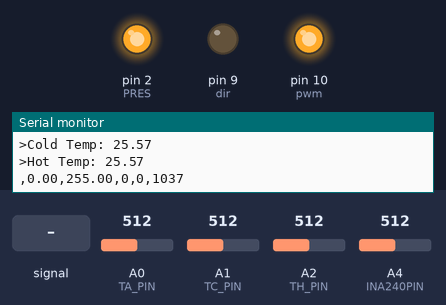
Simulated run of this sketch. Board: Arduino Uno, built with avr-gcc and run on an emulated ATmega328P. Shown: output pins drawn as LEDs (lit = HIGH), the last lines printed to the serial monitor. The test bench sets the inputs (shaded band); at power-on: A2 (TH_PIN) = 512, A1 (TC_PIN) = 512, A0 (TA_PIN) = 512, A4 (INA240PIN) = 512.

Above: at 1.2 s.
1.3 s: A1 (TC_PIN) fed a 2 Hz sine of ±306 counts around its level
At 3.19 s:
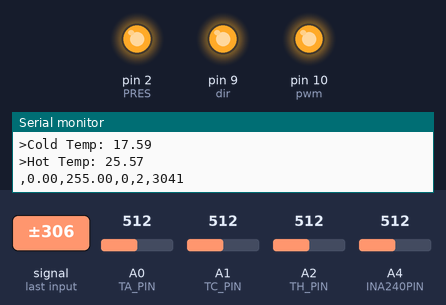
4.3 s: A1 (TC_PIN) fed a 50 Hz sine of ±306 counts around its level
At 5.76 s:
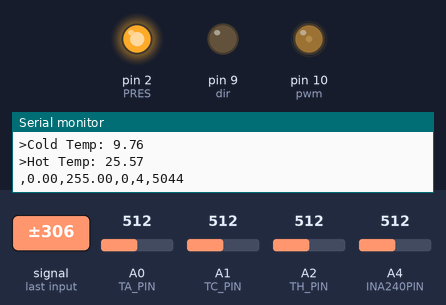
7.3 s: A2 (TH_PIN) set to 716
10.3 s: A1 (TC_PIN) set to 716
At 10.8 s:
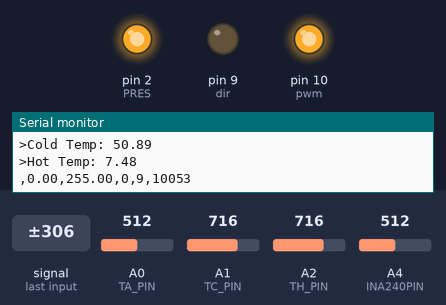
11.8 s: A1 (TC_PIN) set to 992
At 12.4 s:
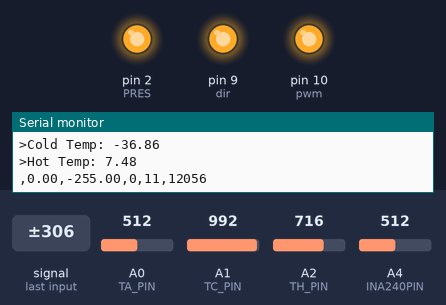
13.3 s: A1 (TC_PIN) set to 306
At 14.1 s:
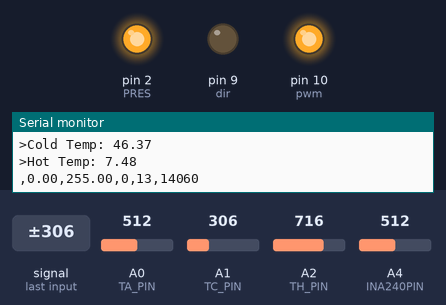
Timing chart, 0 to 15.8 s (numbered marks = the images above; inputs shaded):
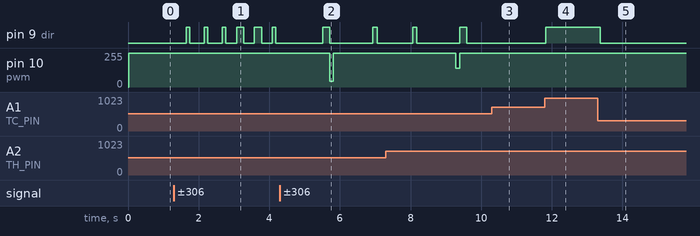

The sketch:

PELTIER_PID.ino
```cpp
#include <Arduino.h>
#include <PWM.h>
#include <string.h>
#include <pgmspace.h>
#include <PID_v1.h>

int TA_PIN = A0;
int TC_PIN = A1;
int TH_PIN = A2;

#define NUMSAMPLES_VREF 50
#define INA240PIN A4
#define R_SENSE 0.005
#define GAIN 50

uint8_t pwm = 10; // pin 10 as pwm
int32_t frequency = 20000; // 20kHz
uint8_t dir = 9;  // pin 9 as dir

float VREF; //reference reading for INA240
float vRead; //reading from INA240 measurements
float vSense; //sensed voltage
float iSense; // sensed current

float TA;
float TC;
float TH;


const int num_iter = 1490;

int N_TIMER = 0;
// timer2 maxes out at 10ms. If I want a second between each interrupt then I gotta wait for 100 interrupts
int N_INTERRUPTS = 100;
int voltDex = 0;

//PID

double tempSetpoint, tempInput, tempOutput;
//double currSetpoint, currInput, currOutput;

//Specify the links and initial tuning parameters

double tempKp=1000, tempKi=0, tempKd=0;
//double currKp=2, currKi=5, currKd=0;

int tempSamplTime = 1000;
//int currSampleTime = 100;

PID tempPID(&tempInput, &tempOutput, &tempSetpoint, tempKp, tempKi, tempKd, REVERSE);
//PID currPID(&currInput, &currOutput, &currSetpoint, currKp, currKi, currKd, DIRECT);

unsigned long previousMillis = 0;  // will store last time measurement was recorded

// constants won't change:
const long interval = 1000;  // interval at which to record (milliseconds)

// Power Resistor Test
uint8_t PRES = 2; // pin 7 for power resistor switch
// already have a timer for one second intervals -> just count 5 of them
int N_POWER_ON = 250;
int N_POWER_OFF = 265;
int power_counter = 0;
bool isPowered = false;

int N_REJECT_START = 210;

float voltageReader(int num_samples, uint8_t ref_pin, bool isRaw) {

  float average = 0;

  for (int i=0; i < num_samples; i++) {
    average += analogRead(ref_pin);
  }

  average /= num_samples;
  if (isRaw)
  {
    return average;
  }
  else
  {
    return average * (5.0 / 1023.0);
  }
}

float tempReader(int num_samples, uint8_t ref_pin, bool isKelvin) {
  int THERMISTORNOMINAL = 15000;
  // temp. for nominal resistance (almost always 25 C)
  int TEMPERATURENOMINAL = 25;
// the value of the 'reference' resistor
// Measured across ohmeter
  int SERIESRESISTOR = 14600;
  float BCOEFFICIENT = 3916.06;
  float average = 0;

  for (int i=0; i < num_samples; i++) {
    average += analogRead(ref_pin);
  }

  average /= num_samples;
  // Convert to resistance
  average = 1023 / average - 1;
  average = SERIESRESISTOR / average;
  float steinhart;
  steinhart = average / THERMISTORNOMINAL;     // (R/Ro)
  steinhart = log(steinhart);                  // ln(R/Ro)
  steinhart /= BCOEFFICIENT;                   // 1/B * ln(R/Ro)
  steinhart += 1.0 / (TEMPERATURENOMINAL + 273.15); // + (1/To)
  steinhart = 1.0 / steinhart;                 // Invert

  if (isKelvin)
  {
    return steinhart; //in K
  }
  else
  {
    return steinhart -= 273.15; // in C
  }

}

void setup(){
  Serial.begin(115200);
  // PWM Pin Init
  InitTimersSafe();

  bool success_pwm = SetPinFrequencySafe(pwm, frequency);

  if(success_pwm) {
    pinMode(pwm,OUTPUT); //declare pin pwm as OUTPUT
  }

  pinMode(dir,OUTPUT); //declare pin dir as OUTPUT
  pinMode(PRES, OUTPUT); // declare pin PRES as OUTPUT
  digitalWrite(PRES, HIGH);

  // INA240 init
  analogReference(EXTERNAL);

  pwmWrite(pwm, 0);
  // raw value
  VREF = voltageReader(NUMSAMPLES_VREF, INA240PIN, false);

  Serial.print(F("Average V_ref "));
  Serial.println(VREF);

  tempInput = tempReader(NUMSAMPLES_VREF, TC_PIN, false);
  tempSetpoint = 5.0;

  tempPID.SetMode(AUTOMATIC);
  //tempPID.SetSampleTime(tempSamplTime);
  tempPID.SetOutputLimits(-255, 255);

  Serial.println(F("PID Test Beginning"));
  Serial.println(F(">T_ambient, >T_cold, >T_hot, >iSensed, tempKp, tempKi, tempKd, pidOUT, DIR, timestamp (millis)"));
  delay(0);

/*   // Timer2 Setup
  TCCR2A = 0;           // Init Timer2A
  TCCR2B = 0;           // Init Timer2B
  TCCR2B |= B00000111;  // Prescaler = 1024
  OCR2A = 156;        // Timer Compare2A Register
  TIMSK2 |= B00000010;  // Enable Timer COMPA Interrupt */
}

/* int RAMP_TIMER = 0;
int RAMP_LENGTH = 5;
int ramp_dex = 0;
int INFLECT_DEX_DOWN = 255;
int INFLECT_DEX_UP = 0;
bool isDecrease = false;
bool isIncrease = false; */
/*
ISR(TIMER2_COMPA_vect){
  OCR2A += 156; // Advance The COMPA Register
  // Handle The Timer Interrupt
  if(N_TIMER == N_INTERRUPTS){
    // 1 second has passed

    if(ramp_dex == INFLECT_DEX_UP){
      isDecrease = false;
      isIncrease = true;
    }
    if(ramp_dex == INFLECT_DEX_DOWN){
      isDecrease = true;
      isIncrease = false;
    }


    pwmWrite(pwm, ramp_dex); // make sure volt profile is in units of PWM // pwmProfile[voltDex]
    TA = tempReader(NUMSAMPLES_VREF, TA_PIN, false);
    TC = tempReader(NUMSAMPLES_VREF, TC_PIN, false);
    TH = tempReader(NUMSAMPLES_VREF, TH_PIN, false);

    vRead = voltageReader(NUMSAMPLES_VREF, INA240PIN, false);
    iSense = ((vRead - VREF) / (GAIN)) / R_SENSE;
    Serial.print(TA);
    Serial.print(F(","));
    Serial.print(TC);
    Serial.print(F(","));
    Serial.print(TH);
    Serial.print(F(","));
    Serial.print(iSense);
    Serial.print(F(","));
    Serial.print(ramp_dex);
    Serial.print(F(","));
    Serial.println(millis());


    N_TIMER = 0;
    voltDex += 1;
    RAMP_TIMER +=1;
    //}
  }
  else{
    // full second has not passed.
    N_TIMER += 1;
  }

  if(RAMP_TIMER==RAMP_LENGTH){
    if(isDecrease){
      ramp_dex -= 1;
    }
    if(isIncrease) {
      ramp_dex += 1;
    }
    RAMP_TIMER = 0;
  }
}
*/

void loop() {

  unsigned long currentMillis = millis();
  unsigned long powerMillis = millis();

  tempInput = tempReader(NUMSAMPLES_VREF, TC_PIN, false);
  tempPID.Compute();
  if (tempOutput >= 0){
    digitalWrite(dir,LOW);
  }
  else{
    digitalWrite(dir,HIGH);
  }
  pwmWrite(pwm, abs(tempOutput));
  //currSetpoint = tempOutput;
  //currInput = ((voltageReader(NUMSAMPLES_VREF, INA240PIN, false) - VREF) / (GAIN)) / R_SENSE;
  //currPID.Compute();
  //Serial.print(tempOutput);

  if (currentMillis - previousMillis >= interval) {
    // save the last time you blinked the LED
   /*  if (power_counter >= N_REJECT_START && power_counter < N_POWER_OFF){
      pwmWrite(pwm, 255);
    }
    else {

      pwmWrite(pwm, abs(tempOutput));
    } */


    previousMillis = currentMillis;
    TA = tempReader(NUMSAMPLES_VREF, TA_PIN, false);
    TC = tempReader(NUMSAMPLES_VREF, TC_PIN, false);
    TH = tempReader(NUMSAMPLES_VREF, TH_PIN, false);
    vRead = voltageReader(NUMSAMPLES_VREF, INA240PIN, false);
    iSense = ((vRead - VREF) / (GAIN)) / R_SENSE;

/*     Serial.print(">T_cold: ");
    Serial.println(TC);
    Serial.print(">PWM_out: ");
    Serial.println(tempOutput); */
    Serial.print(">Cold Temp: ");
    Serial.println(TC);
  /*   Serial.print(F(","));
    Serial.print(TC); */
    Serial.print(">Hot Temp: ");
    Serial.println(TH);
    Serial.print(F(","));
    Serial.print(iSense);
    Serial.print(F(","));
    Serial.print(tempOutput);
    Serial.print(F(","));
    Serial.print(isPowered);
    Serial.print(F(","));
    Serial.print(power_counter);
    Serial.print(F(","));
    Serial.println(millis());

    power_counter+=1;
  }

  if (power_counter >= N_POWER_ON && power_counter < N_POWER_OFF) {
    digitalWrite(PRES, LOW);
    isPowered = true;
  }

  if (power_counter == N_POWER_OFF){
    digitalWrite(PRES, HIGH);
    isPowered = false;
  }
}
```

Measured:
- after the input at 1.3 s, pin 9 (dir): LOW → HIGH after 0.35 s, → LOW 0.10 s later, → HIGH 0.41 s later, → LOW 0.10 s later, … (12 changes in this stretch)
- after the input at 4.3 s, pin 10 (pwm): 255/255 → 45/255 after 1.4 s, → 255/255 0.10 s later
- after the input at 10.3 s, pin 9 (dir): stays LOW (without the input it goes to HIGH after 0.51 s)
- after the input at 11.8 s, pin 9 (dir): LOW → HIGH at once
- after the input at 13.3 s, pin 9 (dir): HIGH → LOW after 0.07 s
